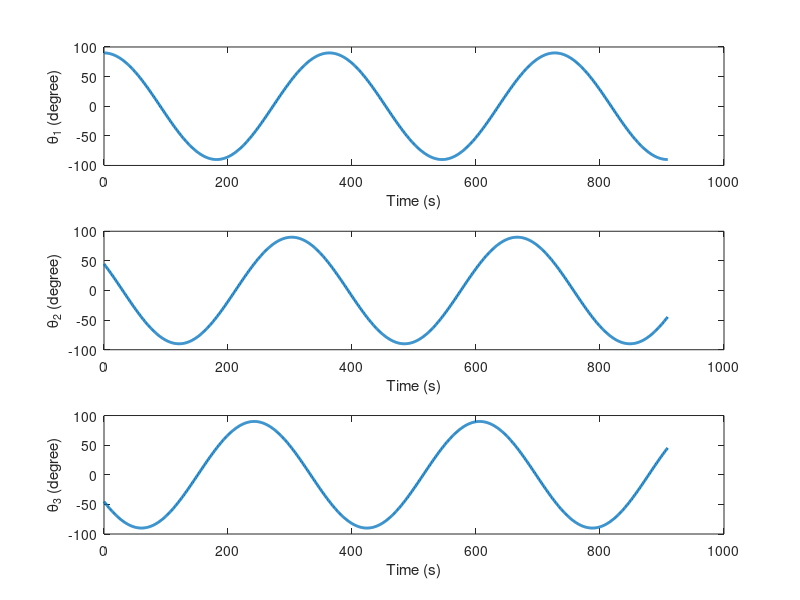
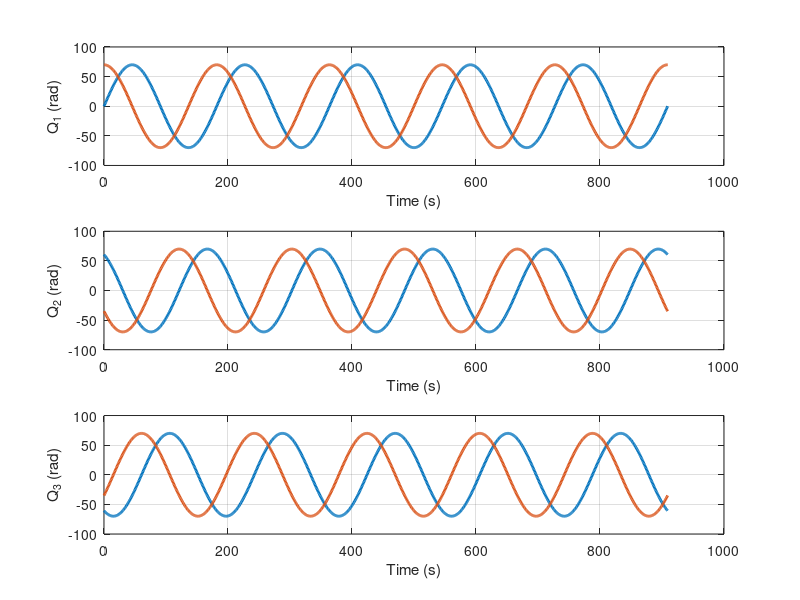

Recreate these plots in MATLAB, in order. (Note: this script raises an error after producing the figures.)
%make some plots for the GeoShade capstone
%Author: Jake Chung
%Spring 2020
clear 
clc
close all

%% Define all parameters
th = 2.5*10^-6; %meter thickness of CP1
width = 50; %meter, width of the sail panel
Ps = 9.12*10^-6; %N/m^2 solar pressure
A = 100*50; %m^2 area of one sail
Q = 70; %distance from the center of solar sail to the COM of a sail panel

%% Set up the rotations variables
primaryRotation_rpm = 0.33; %RPM
primaryRotation_radsecond = primaryRotation_rpm*2*pi/60; %rad/s
periodPanel = 2*pi/primaryRotation_radsecond;
% periodPanel = 250;

t = linspace(0,5*periodPanel,1000); %182 is how long it takes for the sail to do 1 major rotation

angFreqPanel_1 = 0.5*2*pi/periodPanel;
angFreqPanel_2 = 0.5*2*pi/periodPanel;
angFreqPanel_3 = 0.5*2*pi/periodPanel;

verShift = 0;
timeOffset = 30.5;
panelAmp = pi/2;
%this is the most important part/
% theta1 = 0.034558/2*t;
% theta1 = zeros(1, length(t));
% theta1 = buildTheta1(length(t));
% theta2 = buildTheta2(length(t));
% theta2 = zeros(1, length(t));
% theta3 = zeros(1, length(t));
% theta3 = linspace(0,4*pi,100);
% theta2 = linspace(0,4*pi,100);
% theta2 = linspace(0,5*periodPanel,1000)*0;
% theta3 = linspace(0,4*pi,100);
% theta3 = linspace(0,5*periodPanel,1000)*0;
theta1 = panelAmp*sin(angFreqPanel_1*(t+periodPanel/3+timeOffset))+verShift;
theta2 = panelAmp*sin(angFreqPanel_2*(t+2*periodPanel/3+timeOffset))+verShift;
theta3 = panelAmp*sin(angFreqPanel_3*(t+periodPanel+timeOffset))+verShift;

phi = 0.034558*t; %use the 0.33 RPM value that Tim estimated 

figure
subplot(3,1,1)
plot(t, theta1*180/pi, 'LineWidth', 2)
ylabel('\theta_1 (degree)')
xlabel('Time (s)')
subplot(3,1,2)
plot(t, theta2*180/pi, 'LineWidth', 2)
ylabel('\theta_2 (degree)')
xlabel('Time (s)')
subplot(3,1,3)
plot(t, theta3*180/pi, 'LineWidth', 2)
ylabel('\theta_3 (degree)')
xlabel('Time (s)')

%% Torque function
Tx = -Ps*A*Q*cos(theta1).*cos(phi)-Ps*A*Q*cos(theta2).*cos(phi+2*pi/3)-Ps*A*Q*cos(theta3).*cos(phi+4*pi/3);
Ty = Ps*A*Q*cos(theta1).*sin(phi)+Ps*A*Q*cos(theta2).*sin(phi+2*pi/3)+Ps*A*Q*cos(theta3).*sin(phi+4*pi/3);

%% Plot position of each sail
Q1 = Q*[sin(phi); cos(phi)];
Q2 = Q*[sin(phi+2*pi/3); cos(phi+2*pi/3)];
Q3 = Q*[sin(phi+4*pi/3); cos(phi+4*pi/3)];

figure
subplot(3,1,1)
plot(t, Q1(1,:), 'LineWidth', 2)
hold on
plot(t, Q1(2,:), 'LineWidth', 2)
ylabel('Q_1 (rad)')
xlabel('Time (s)')
grid on

subplot(3,1,2)
plot(t, Q2(1,:), 'LineWidth', 2)
hold on
plot(t, Q2(2,:), 'LineWidth', 2)
ylabel('Q_2 (rad)')
xlabel('Time (s)')
grid on

subplot(3,1,3)
plot(t, Q3(1,:), 'LineWidth', 2)
hold on
plot(t, Q3(2,:), 'LineWidth', 2)
ylabel('Q_3 (rad)')
xlabel('Time (s)')
grid on
%% build the sail structure for animation
%define the strut of each sail
angle = 0;
base = [Q+50;0];
beam1 = rMatrix(angle)*base;
beam2 = rMatrix(120)*beam1;
beam3 = rMatrix(120)*beam2;
%define the panel 
basePanel = [[Q-50;-25],[Q-50;25],[Q+50;25],[Q+50;-25]];
p1 = zeros(2,4);
for i = 1:4
    p1(:,i) = rMatrix(angle)*basePanel(:,i); %transformation for each point
end
p2 = zeros(2,4);
for i = 1:4
    p2(:,i) = rMatrix(120)*p1(:,i); %transformation for each point
end
p3 = zeros(2,4);
for i = 1:4
    p3(:,i) = rMatrix(240)*p1(:,i); %transformation for each point
end 


%% Calculate and plot force applied on the sail
% vel_main_spin = linspace(0.01, 1,10000); %define the spin velocity rad/s
% Fc = dens*vel_main_spin.^2*width*th*1/2*(116^2-16^2);
% 
% figure
% plot(vel_main_spin, Fc)
% grid on

h = figure;
subplot(3, 3, 1)
p1t = plot(t(1), theta1(1)*180/pi, 'LineWidth', 2);
xlim([min(t), max(t)])
ylim([-180, 180])
% ylim([min(theta1), max(theta1)])
ylabel('\theta_1 (degree)')
xlabel('time (s)')
title('A')
grid on

subplot(3, 3, 7)
bodyTorque = [Tx; Ty]; %vector construction
p3t = plot(Tx(1), Ty(1), 'LineWidth', 2);
% xlim([min(Tx), max(Tx)])
% ylim([min(Ty), max(Ty)])
xlim([-2, 2])
ylim([-2, 2])
hold on
p3x = plot(Tx(1), Ty(1), 'ro', 'MarkerSize', 5);
p3y = plot([0, bodyTorque(1)],[0, bodyTorque(2)], 'LineWidth', 2);
ylabel('\tau_y')
xlabel('\tau_x')
axis equal
title('E')
grid on

subplot(3, 3, 2)
p2t = plot(t(1), theta2(1)*180/pi, 'LineWidth', 2);
xlim([min(t), max(t)])
% ylim([min(theta2), max(theta2)])
ylim([-180, 180])
ylabel('\theta_2 (degree)')
xlabel('time (s)')
title('B')
grid on

subplot(3, 3, 3)
p4t = plot(t(1), theta3(1)*180/pi, 'LineWidth', 2);
xlim([min(t), max(t)])
% ylim([min(theta3), max(theta3)])
ylim([-180, 180])
ylabel('\theta_3 (degree)')
xlabel('time (s)')
title('C')
grid on

subplot(3, 3, 4)
p5t = plot(t(1), phi(1), 'LineWidth', 2);
xlim([min(t), max(t)])
ylim([min(phi), max(phi)])
ylabel('\phi (rad)')
xlabel('time (s)')
title('D')
grid on

%plot the animation setup environment
subplot(3, 3, [5, 6, 8, 9])
hold on
%plot the first sail panel
p1a = plot([0, beam1(1)], [0, beam1(2)], 'r-', 'LineWidth', 2);
p1b = plot([p1(1,1),p1(1,2)],[p1(2,1),p1(2,2)], 'r-', 'LineWidth', 4);
p1c = plot([p1(1,2),p1(1,3)],[p1(2,2),p1(2,3)], 'r-', 'LineWidth', 4);
p1d = plot([p1(1,3),p1(1,4)],[p1(2,3),p1(2,4)], 'r-', 'LineWidth', 4);
p1e = plot([p1(1,4),p1(1,1)],[p1(2,4),p1(2,1)], 'r-', 'LineWidth', 4);

%plot the second sail panel
p2a = plot([0, beam2(1)], [0, beam2(2)], 'b-', 'LineWidth', 2);
p2b = plot([p2(1,1),p2(1,2)],[p2(2,1),p2(2,2)], 'b-', 'LineWidth', 4);
p2c = plot([p2(1,2),p2(1,3)],[p2(2,2),p2(2,3)], 'b-', 'LineWidth', 4);
p2d = plot([p2(1,3),p2(1,4)],[p2(2,3),p2(2,4)], 'b-', 'LineWidth', 4);
p2e = plot([p2(1,4),p2(1,1)],[p2(2,4),p2(2,1)], 'b-', 'LineWidth', 4);

%plot the third sail panel
p3a = plot([0, beam3(1)], [0, beam3(2)], 'g-', 'LineWidth', 2);
p3b = plot([p3(1,1),p3(1,2)],[p3(2,1),p3(2,2)], 'g-', 'LineWidth', 4);
p3c = plot([p3(1,2),p3(1,3)],[p3(2,2),p3(2,3)], 'g-', 'LineWidth', 4);
p3d = plot([p3(1,3),p3(1,4)],[p3(2,3),p3(2,4)], 'g-', 'LineWidth', 4);
p3e = plot([p3(1,4),p3(1,1)],[p3(2,4),p3(2,1)], 'g-', 'LineWidth', 4);

ylim([-70-70,70+70])
xlim([-70-70,70+70])
title('F')
axis equal
grid on


disp('Ready? Hit anykey to play')
pause()
set(h,'Position',[1,41,1536/2,1200/2]);
shg
pause(0.01)

for k = 2:length(phi)
%    Tx = -Ps*A*cos(theta1)*cos(phi(i))-Ps*A*cos(theta2)*cos(phi(i)+2*pi/3)-Ps*A*cos(theta3(i)).*cos(phi(i)+4*pi/3);
%    Ty = Ps*A*cos(theta1)*sin(phi(i))+Ps*A*cos(theta2)*sin(phi(i)+2*pi/3)+Ps*A*cos(theta3(i)).*sin(phi(i)+4*pi/3);
    
    p1t.XData = t(1:k);
    p1t.YData = theta1(1:k)*180/pi;
    
    p2t.XData = t(1:k);
    p2t.YData = theta2(1:k)*180/pi;
    
%     p3t.XData = Tx(1:k);
%     p3t.YData = Ty(1:k);
    p3x.XData = Tx(k);
    p3x.YData = Ty(k);
    p3y.XData = [0, Tx(k)];
    p3y.YData = [0, Ty(k)];
    
    p4t.XData = t(1:k);
    p4t.YData = theta3(1:k)*180/pi;
    
    p5t.XData = t(1:k);
    p5t.YData = phi(1:k); 
    
    angle = phi(k)*180/pi; %must be in degree
    beam1 = rMatrix(angle)*base;
    beam2 = rMatrix(120)*beam1;
    beam3 = rMatrix(120)*beam2;
    %define the panel 
    p1 = zeros(2,4);
    p1_noDef = zeros(2,4);
    for i = 1:4
        p1(:,i) = rMatrix(angle)*[1 0; 0 cos(theta1(k))]*basePanel(:,i); %transformation for each point
        p1_noDef(:,i) = rMatrix(angle)*basePanel(:,i);
    end
    p2 = zeros(2,4);
    for i = 1:4
        p2(:,i) = rMatrix(angle+120)*[1 0; 0 cos(theta2(k))]*basePanel(:,i); %transformation for each point
    end
    p3 = zeros(2,4);
    for i = 1:4
        p3(:,i) = rMatrix(angle+240)*[1 0; 0 cos(theta3(k))]*basePanel(:,i); %transformation for each point
    end 
    
    %update panel 1
    p1a.XData = [0, beam1(1)];
    p1a.YData = [0, beam1(2)];    
    p1b.XData = [p1(1,1),p1(1,2)];
    p1b.YData = [p1(2,1),p1(2,2)];    
    p1c.XData = [p1(1,2),p1(1,3)];
    p1c.YData = [p1(2,2),p1(2,3)];    
    p1d.XData = [p1(1,3),p1(1,4)];
    p1d.YData = [p1(2,3),p1(2,4)];    
    p1e.XData = [p1(1,4),p1(1,1)];
    p1e.YData = [p1(2,4),p1(2,1)];
    
    %update panel 2
    p2a.XData = [0, beam2(1)];
    p2a.YData = [0, beam2(2)];    
    p2b.XData = [p2(1,1),p2(1,2)];
    p2b.YData = [p2(2,1),p2(2,2)];   
    p2c.XData = [p2(1,2),p2(1,3)];
    p2c.YData = [p2(2,2),p2(2,3)];   
    p2d.XData = [p2(1,3),p2(1,4)];
    p2d.YData = [p2(2,3),p2(2,4)];   
    p2e.XData = [p2(1,4),p2(1,1)];
    p2e.YData = [p2(2,4),p2(2,1)];
    
    %update panel 3
    p3a.XData = [0, beam3(1)];
    p3a.YData = [0, beam3(2)];  
    p3b.XData = [p3(1,1),p3(1,2)];
    p3b.YData = [p3(2,1),p3(2,2)];  
    p3c.XData = [p3(1,2),p3(1,3)];
    p3c.YData = [p3(2,2),p3(2,3)];  
    p3d.XData = [p3(1,3),p3(1,4)];
    p3d.YData = [p3(2,3),p3(2,4)];  
    p3e.XData = [p3(1,4),p3(1,1)];
    p3e.YData = [p3(2,4),p3(2,1)];
    ylim([-70-70,70+70])
    xlim([-70-70,70+70])
    drawnow
    pause(0.001)
end


% figure
% plot(phi, -Ps*A*cos(theta1)*cos(phi), 'LineWidth', 2)
% hold on
% plot(phi, -Ps*A*cos(theta2)* cos(phi+2*pi/3), 'LineWidth', 2)
% plot(phi, -Ps*A*cos(theta3).*cos(phi+4*pi/3), 'LineWidth', 2)
% grid on
% 
% figure
% subplot(1,2,1)
% plot(phi, Tx, 'LineWidth', 2)
% grid on
% subplot(1,2,2)
% plot(phi, Ty, 'LineWidth', 2)
% grid on
% 
% figure
% plot(Tx,Ty, 'LineWidth', 2)
% grid on

%% function to build theta 1
function theta1 = buildTheta1(n)
%this function builds the theta1 array for the control of panel 1
%n is the size of the t array
peak = 50;
act = 10;
deact = 90;
seg1 = zeros(1,act);
seg2 = makeLinear(act+1, 0, peak, 1.3823, peak-act);
seg3 = makeLinear(peak+1, 1.3823, deact, 0, deact-peak);
seg4 = zeros(1, n-deact);
theta1 = [seg1, seg2, seg3, seg4];
end

%% function to build theta 2
function theta2 = buildTheta2(n)
%this function builds the theta1 array for the control of panel 2
%n is the size of the t array
peak = 80;
act = 50;
deact = 110;
seg1 = zeros(1,act);
seg2 = makeLinear(act+1, 0, peak, 1, peak-act);
seg3 = makeLinear(peak+1, 1, deact, 0, deact-peak);
seg4 = zeros(1, n-deact);
theta2 = [seg1, seg2, seg3, seg4];
end

%% this function makes vector from linear function from 2 sets of points
function out = makeLinear(x1, y1, x2, y2, n)
%the set of points x1 y1 x2 y2 n is the size of the vector
x = linspace(x1, x2, n);
m = (y2-y1)/(x2-x1);
coeff = y2 - m*x2;
out = m*x + coeff;
end

%% Euler's rotation vector 
function out = rMatrix(angle)
out = [cosd(angle), -sind(angle); sind(angle), cosd(angle)]; %Euler's rotation matrix
end
